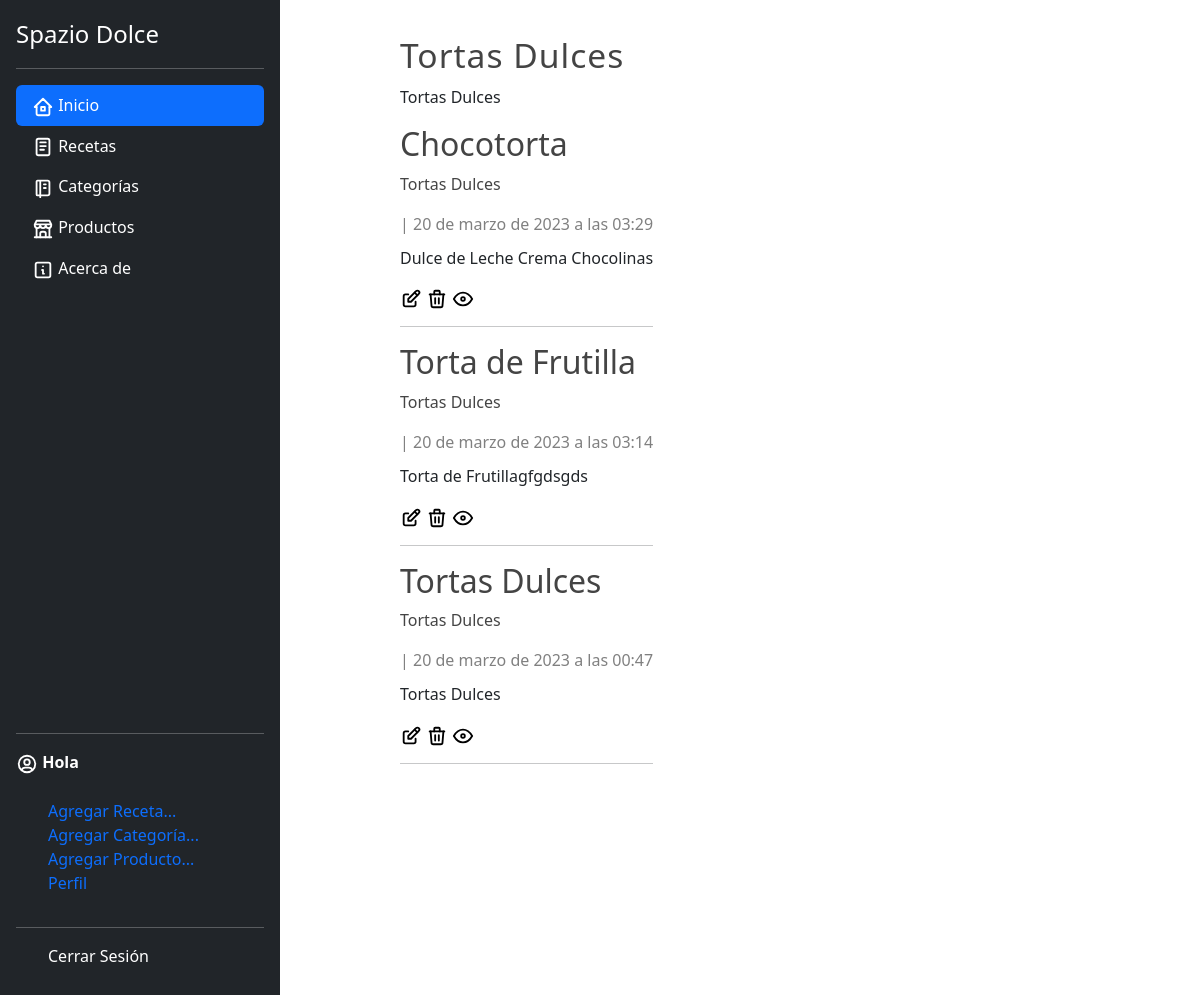
The page /categoria/23 on the database as committed earlier.
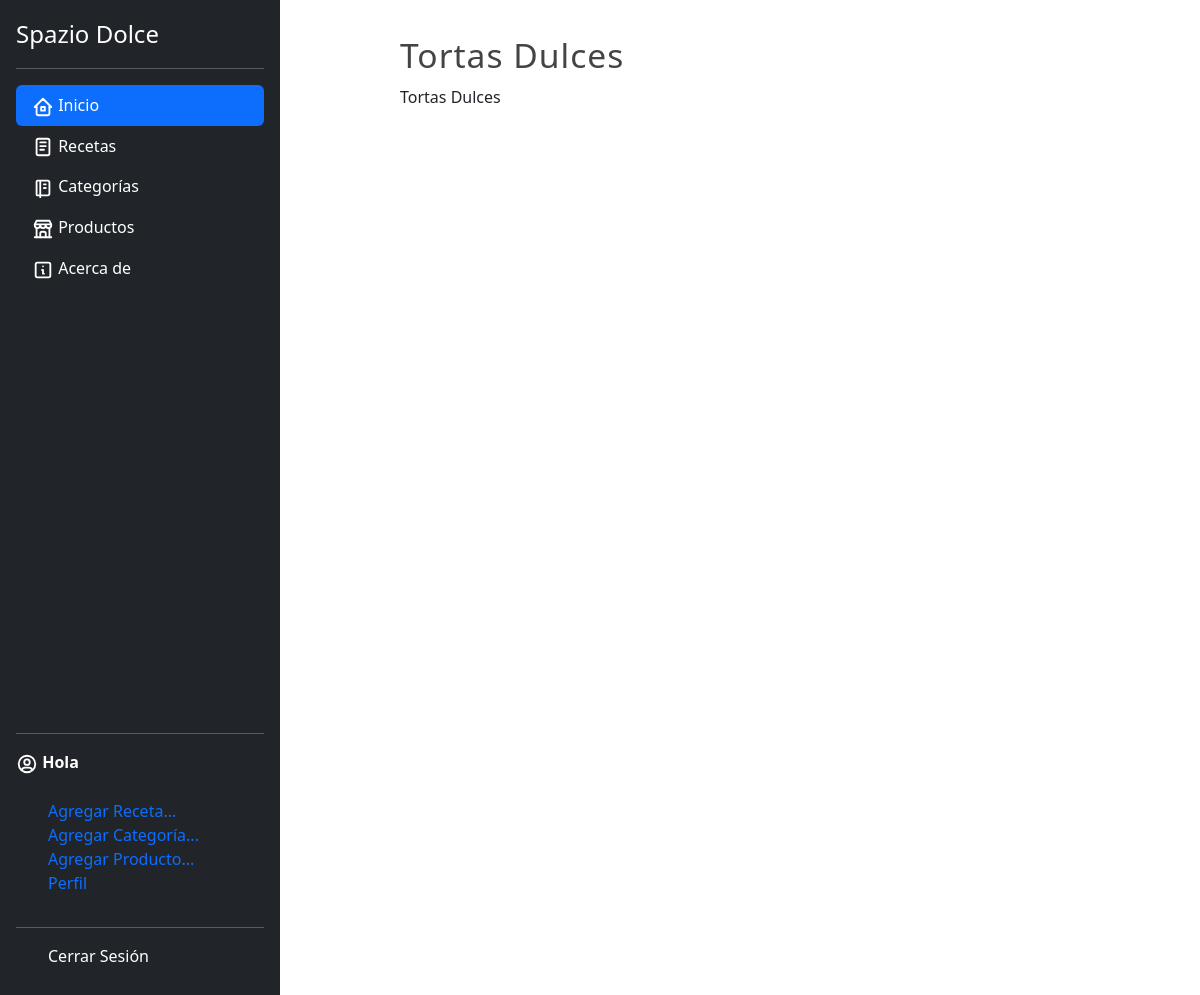
The same page on the database as committed later.
### blog/models.py (models this page shows, shortened)
class Category(models.Model):
    name = models.CharField(max_length=100, verbose_name='Nombre')
    description = models.CharField(max_length=255,verbose_name='Descripción')
    created_at = models.DateTimeField(auto_now_add=True, verbose_name='Creado el')
    class Meta:
        verbose_name = 'Categoría'
        verbose_name_plural = 'Categorías'

class Article(models.Model):
    title = models.CharField(max_length=150, verbose_name='Título')
    content = RichTextField(verbose_name='Contenido')
    image = models.ImageField(default = 'null', verbose_name='Imagen',upload_to="articles")
    public = models.BooleanField(verbose_name='Publicado?')
    categories = models.ManyToManyField(Category, verbose_name='Categorías', blank= True)
    created_at = models.DateTimeField(auto_now_add=True, verbose_name='Creado el')
    updated_at = models.DateTimeField(auto_now= True, verbose_name='Editado el')
    class Meta:
        verbose_name = 'Artículo'
        verbose_name_plural = 'Artículos'
        ordering = ['-created_at']

### blog/views.py (the view)
# urls.py: path('categoria/<int:category_id>', views.category, name = 'category'),
def category(request, category_id):
    category = get_object_or_404(Category, id=category_id)
    articles = Article.objects.filter(categories = category_id)
    return render(request,'categories/category.html',{
        'category' : category,
        'articles' :articles
    })

### blog/processor.py (called while the page is built)
def get_categories(request):
    categories_in_use = Article.objects.filter(public = True).values_list('categories',flat = True)
    categories = Category.objects.filter(id__in =categories_in_use).values_list('id','name')
    return {
        'categories' : categories,
        'categories_in_use' :categories_in_use
    }

### pages/context_processors.py (called while the page is built)
def get_pages(request):
    pages = Page.objects.filter(visible = True).order_by("order").values_list('id','title', 'slug')
    return {
        'pages' : pages
    }

### blog/templates/categories/category.html (shortened to what this page needs)
{% extends 'layouts/layout.html'%}
{%block content %}
    <h1 class ="title">{{category.name}}</h1>
    <p>{{category.description}} </p>
    {% include 'articles/articles.html' %}
{% endblock %}

### mainapp/templates/layouts/layout.html (shortened to what this page needs)
{% load static %}
<!DOCTYPE html>
<html lang="en">
<head>
    <link rel="stylesheet" href=" {% static 'css/bootstrap.min.css' %}" />
    <link rel="stylesheet" href=" {% static 'css/styles.css' %}" />
</head>
<body>
      <main class="d-flex flex-nowrap height">
    <div class="d-flex flex-column flex-shrink-0 p-3 text-bg-dark" style="width: 280px;">
      <a href="/" class="d-flex align-items-center mb-3 mb-md-0 me-md-auto text-white text-decoration-none">
          <span class="fs-4">Spazio Dolce</span>
      </a>
      <hr>
      <ul class="nav nav-pills flex-column mb-auto">
        <li class="nav-item">
          <a href="{% url 'inicio' %}" class="nav-link active" aria-current="page">
            Inicio
          </a>
        </li>
        <li>
          <a href="{% url 'list_articles' %}" class="nav-link text-white">
            Recetas
          </a>
        </li>
        <li>
          <a href="{% url 'list_categorias' %}" class="nav-link text-white">
            Categorías
          </a>
        </li>
        <li>
          <a href="{% url 'list_productos' %}" class="nav-link text-white">
            Productos
          </a>
        </li>
        <li>
          <a href="#" class="nav-link text-white">
            Acerca de
          </a>
        </li>
      </ul>
      <hr>
      <div>
        <strong>Hola {{user.first_name}} {{user.last_name}} </strong>
        <ul class="">
          <br>
          <div>
            <li><a href="{% url 'create_full' %}">Agregar Receta...</a></li>
            <li><a href="{% url 'create_category' %}">Agregar Categoría...</a></li>
            <li><a href="{% url 'create_product' %}">Agregar Producto...</a></li>
            <li><a href="{% url 'create_product' %}">Perfil</a></li>
        </ul>
      </div>
      <hr>
      <div>
        <ul>
          <li><a class="dropdown-item" href="{% url 'logout' %}">Cerrar Sesión</a></li>
      </div>
    </div>
    <div id="content">
        <div class="box">
            {% block content %}{% endblock %}
        </div>
    </div>
</body>
</html>

### blog/templates/articles/articles.html (shortened to what this page needs)
{% for article in articles%}
<article class="article-item">
    <div class="data">
        <h2>
            <a href="{% url 'article' article.id %}">{{article.title}}</a>
        </h2>
        <p>
            {% for category in article.categories.all %}
            <a href="{% url 'category' category.id %}"> {{category.name}}</a>
            {% endfor %}
        </p>
        <span class="date">
            |
            {{article.created_at}}
        </span>
        <p>
            {{article.content|safe}}
        </p>
        <a href="{% url 'modificar_articulo' article.id %}"> </a>
        <a  href="#" onClick ="eliminarArticulo({{article.id}})"> </a>
        <a href="{% url 'article' article.id %}"> </a>
    </div>
</article>
<hr>
{% endfor %}

### mainapp/static/css/styles.css (style rules this page uses)
* { text-decoration: none !important; list-style: none; }
#content { height: 750px; margin-right: 10%; margin-left: 10%; margin-top: 30px; text-align: justify; }
.title { color:#444; letter-spacing: 1px; font-size: 30px; margin-bottom: 10px; margin-top: 5px; font-size: 2.1rem; }
.height { height: 1000px; }

Rows that differ between the two databases and show on the page:
removed Article: title "Chocotorta", created_at "20 de marzo de 2023 a las 03:29", content "Dulce de Leche Crema Chocolinas", Category (name "Tortas Dulces")
removed Article: title "Torta de Frutilla", created_at "20 de marzo de 2023 a las 03:14", content "Torta de Frutillagfgdsgds", Category (name "Tortas Dulces")
removed Article: title "Tortas Dulces", created_at "20 de marzo de 2023 a las 00:47", content "Tortas Dulces", Category (name "Tortas Dulces")
